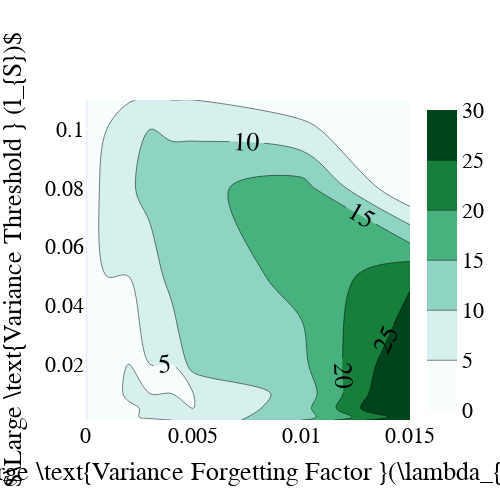

Source (notebook cell):
### Code cell
import plotly.graph_objects as go
factor_grid = [0.0001, 0.0005, 0.001, 0.002, 0.003, 0.004, 0.005, 0.01]
H_v_grid = [0.001, 0.002, 0.005, 0.01, 0.02, 0.05, 0.08, 0.1]
fig = go.Figure(data =
    go.Contour(
        z=num_intervals_mtx,
        x=factor_grid, # horizontal axis
        y=H_v_grid, # vertical axis,
        zmin=0,
        zmax=30,
        colorscale='bugn',
                contours=dict(
            showlabels = True, # show labels on contours
            labelfont = dict( # label font properties
                size = 26,
                color = 'black',
            )
    )))

fig.update_layout(
    autosize=False,
    width=500,
    height=500,
    title={'y':0.9,
           'x':0.5,
           'xanchor': 'center',
           'yanchor': 'top'},
    xaxis_title=r"$\Large \text{Variance Forgetting Factor }(\lambda_{S})$",
    yaxis_title=r"$\Large \text{Variance Threshold } (l_{S})$",
    font=dict(
        family="Times New Roman",
        size=22,
        color="black"
    ),
)

fig.update_xaxes(range=[0, 0.015])
fig.update_yaxes(range=[0.001, 0.11])
fig.show()

### Figure 1 — Plotly figure (JSON) as saved in the notebook; plotly's stock layout.template omitted (floating-point values rounded to 4 significant figures)
{"data": [{"colorscale": [[0, "rgb(247,252,253)"], [0.125, "rgb(229,245,249)"], [0.25, "rgb(204,236,230)"], [0.375, "rgb(153,216,201)"], [0.5, "rgb(102,194,164)"], [0.625, "rgb(65,174,118)"], [0.75, "rgb(35,139,69)"], [0.875, "rgb(0,109,44)"], [1, "rgb(0,68,27)"]], "contours": {"labelfont": {"color": "black", "size": 26}, "showlabels": true}, "type": "contour", "x": [0.0001, 0.0005, 0.001, 0.002, 0.003, 0.004, 0.005, 0.01], "y": [0.001, 0.002, 0.005, 0.01, 0.02, 0.05, 0.08, 0.1], "z": [[1, 1, 1, 2, 4, 5, 6, 15, 32], [1, 1, 2, 4, 6, 7, 7, 13, 28], [1, 1, 2, 4, 6, 6, 5, 13, 35], [1, 2, 2, 6, 5, 5, 5, 12, 33], [1, 2, 4, 5, 5, 5, 12, 14, 30], [1, 3, 5, 5, 7, 12, 13, 16, 24], [3, 4, 7, 9, 12, 14, 14, 17, 0], [0, 3, 5, 9, 10, 9, 9, 6, 0], [0, 0, 0, 0, 1, 1, 1, 0, 0], [0, 0, 0, 0, 0, 0, 0, 0, 0]], "zmax": 30, "zmin": 0}], "layout": {"autosize": false, "font": {"color": "black", "family": "Times New Roman", "size": 22}, "height": 500, "title": {"x": 0.5, "xanchor": "center", "y": 0.9, "yanchor": "top"}, "width": 500, "xaxis": {"range": [0, 0.015], "title": {"text": "$\\Large \\text{Variance Forgetting Factor }(\\lambda_{S})$"}}, "yaxis": {"range": [0.001, 0.11], "title": {"text": "$\\Large \\text{Variance Threshold } (l_{S})$"}}}}
